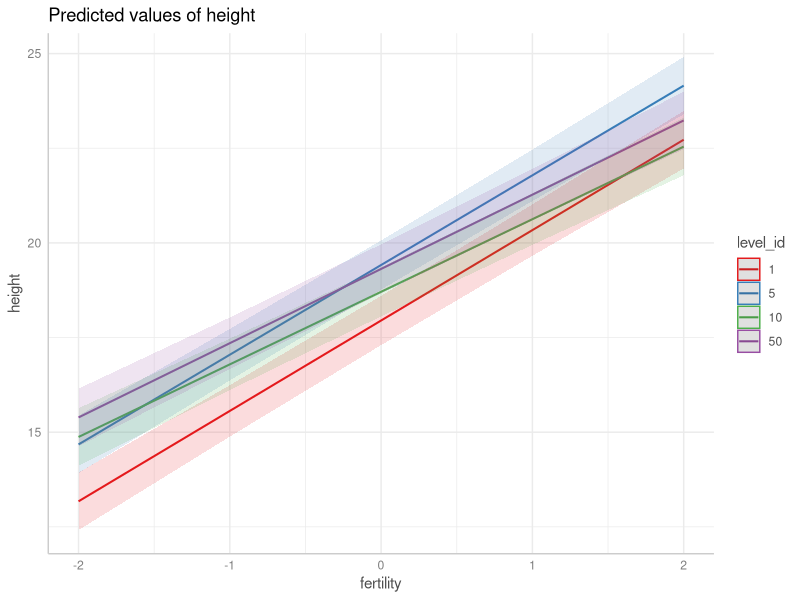

Reproduce this figure in R.
## extension of hierarchical model - varying slopes
## model equation:
## height = beta_0 + level_int +
## fertility * (beta_1 + level_slp) + eps
### simulate data

n <- 250
n_level <- 15
level_int <- rnorm(n_level, 0, 1.5)
level_slp <- rnorm(n_level, 0, 0.5)
level_id <- sample(1:n_level, n, replace = TRUE)
beta_0 <- 20
beta_1 <- 2
eps <- rnorm(n, 0, 0.5)
fertility <- runif(n, -2, 2)

height <- beta_0 + level_int[level_id] + (beta_1 + level_slp[level_id]) * fertility + eps
dat <- data.frame(height, fertility, level_id = as.factor(level_id))

## fit the model
library(lme4)
m <- lmer(height ~ fertility + (1 + fertility || level_id), dat)
summary(m)

ranef(m)

## plot regression lines
library(ggeffects)
pp <- predict_response(m, terms = c("fertility", "level_id[1, 5, 10, 50]"), type = "random")
plot(pp)
